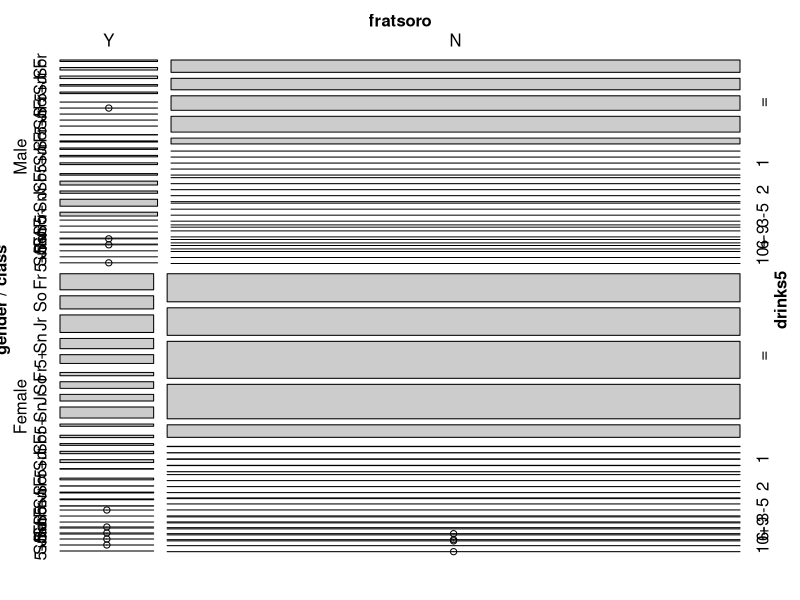
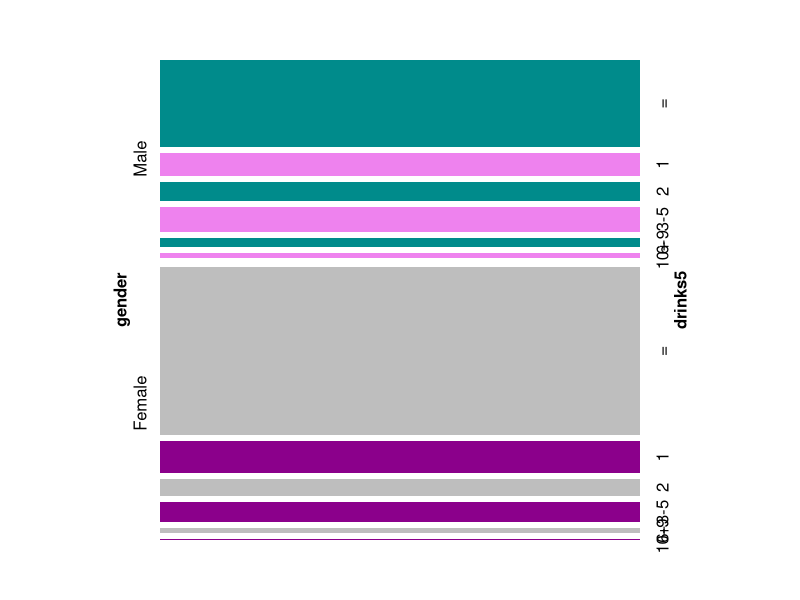
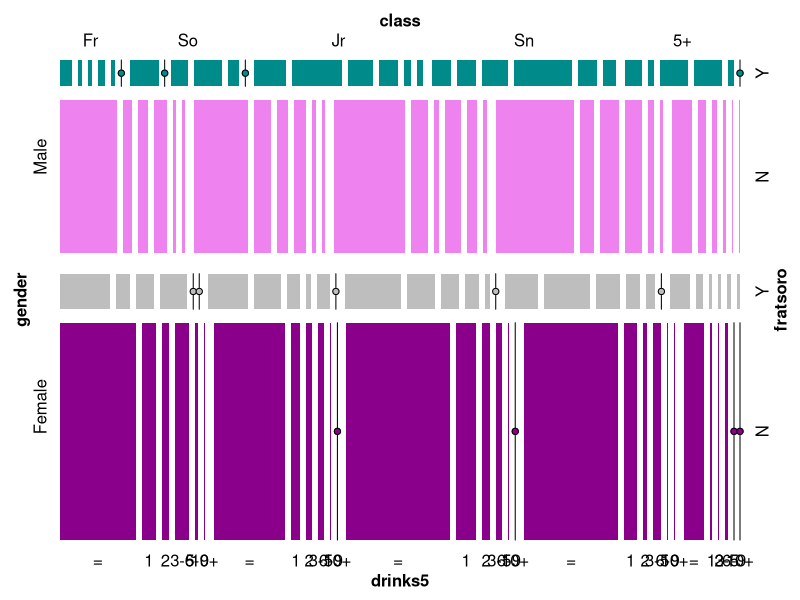

These figures' R source, in order: (Note: this script raises an error after producing the figures.)
#---
#title: "JOHNSON_BST611_HW2_Dale"
#author: "R. Dale Johnson"
#date: "02/04/2020"
#output: pdf_document
#---

# SOURCES:
#  mappings for columns using PANDAS
#  https://stackoverflow.com/questions/49382207/how-to-map-numeric-data-into-categories-bins-in-pandas-dataframe
#  use of the factor function
#  https://www.datamentor.io/r-programming/factor/
#  converting columns in dataframe into factors
#  https://stackoverflow.com/questions/9251326/convert-data-frame-column-format-from-character-to-factor
#  https://vitalflux.com/learn-r-convert-columns-character-factor/
#  factors in R (EXCELLENT REFERENCE) - labels vs levels, why this is done and reversed, etc.
#  https://www.stat.berkeley.edu/~s133/factors.html
#  frequencies and other tables
#  https://www.statmethods.net/stats/frequencies.html
#  Table() function not as good as count function in the plyr package
#  https://www.r-bloggers.com/how-to-get-the-frequency-table-of-a-categorical-variable-as-a-data-frame-in-r/
#  Using dplyr package to compute frequencies
#  https://stackoverflow.com/questions/24576515/relative-frequencies-proportions-with-dplyr
#  using filter to remove NA when doing a frequency
#  https://forcats.tidyverse.org/
#  using table()
#  https://www.r-bloggers.com/r-function-of-the-day-table/
#  Charts
#  https://www.r-graph-gallery.com/48-grouped-barplot-with-ggplot2.html
#  mosaics by hand
#  https://www.youtube.com/watch?v=x88vSpqPPjc


#library(tidyverse)

library(dplyr)

# read your file
lab=read.csv("Binge_Drinking.csv")

original_lab <- lab
summary(original_lab)

#factor(lab$gender)
#unique(lab$gender)

######### CONVERT CHARACTER COLUMNS INTO FACTORS ###############

# lab <- lab %>% mutate(gender = ifelse(is.na(gender) == TRUE, 99, gender))
# lab <- lab %>% mutate(class = ifelse(is.na(class) == TRUE, 99, class))
# lab <- lab %>% mutate(fratsoro = ifelse(is.na(fratsoro) == TRUE, 99, fratsoro))
# lab <- lab %>% mutate(drinks5 = ifelse(is.na(drinks5) == TRUE, 99, drinks5))




lab$gender <- factor(lab$gender,labels=c("Male", "Female"))
lab$class <- factor(lab$class,labels=c("Fr", "So", "Jr", "Sn", "5+"))
lab$fratsoro <- factor(lab$fratsoro,labels=c("Y", "N"))
lab$drinks5 <- factor(lab$drinks5,labels=c("=", "1", "2", "3-5", 
                                           "6-9", "10+"), ordered=TRUE)


head(lab)
################# FREQUENCY TABLES ######################
#library(plyr)
library(ggplot2)
library(vcd)
library(gmodels)
#library(ggmosaic)

labs.number_of_rows <- nrow(lab)
#labs.missing_genders <- sum(lab$gender == "Missing or Unknown")

CrossTable(lab$gender, lab$class, prop.t=TRUE, prop.r=TRUE, prop.c=TRUE)

#gender.frequency <- plyr::count(lab, "gender")

labGender <- as.data.frame(
  lab %>%
    group_by(gender) %>%
    summarise(n = n()) %>%
    mutate(FreqPct = (n/labs.number_of_rows)*100 )
)

is.num <- sapply(labGender, is.numeric)
labGender[is.num] <- lapply(labGender[is.num], round, 2)

print(labGender)

table(lab$gender, lab$class)

#highlighting="gender", highlighting_fill = c("#CCEEFF", "#BB00AA")

#mosaic(~gender + drinks5+fratsoro, data=lab, 
#       direction=c("h", "v", "h"))

structable(~fratsoro+ gender + class + drinks5, data=lab)

mosaic(~gender +fratsoro+ drinks5 + class  ,
       data=lab, direction=c("h", "v", "h", "h"))

(fill_colors <- matrix(c("dark cyan","gray","violet","dark magenta"), ncol = 2))

mosaic(~  gender + drinks5 ,
       data=lab, direction=c("h", "h"),
       spacing = spacing_increase(),
       gp = gpar(fill = fill_colors, col = 0))


mosaic(~  gender + fratsoro + class + drinks5 ,
       data=lab, direction=c("h", "h", "v", "v"),
       spacing = spacing_increase(),
       gp = gpar(fill = fill_colors, col = 0))


ggplot(data = lab) +
  geom_mosaic(aes(x = product(gender, class,drinks5,  fratsoro), fill=gender), na.rm=TRUE) +
  labs(x="Gender ", y="Drinks5 ", z="class", q="fratsoro", title='f(gender)') 


ggplot(data = lab) +
  geom_mosaic(aes(x = product(DoYouRecline, RudeToRecline), fill=DoYouRecline), na.rm=TRUE) +  labs(x = "Is it rude recline? ", title='f(DoYouRecline, RudeToRecline| Gender)') + facet_grid(Gender~.)


mosaic(~ gender + fratsoro + class ,
       data=lab, direction=c("h", "v", "v"),
       
       spacing = spacing_increase(),
       gp = gpar(fill = fill_colors, col = 0))

#labeling = labeling_list, margins = c(bottom = 5))

# barplot(table(lab$gender, lab$drinks5))
# 
# barplot(table(lab$gender))
# 
# ggplot(lab, aes(x=gender)) + 
#   geom_bar(aes(fill = class))+ 
#   geom_bar(aes(fill = fratsoro))


#margin.table(as.array  (  labGender$n),1)
################

labClass <- as.data.frame(
  lab %>%
    group_by(class) %>%
    summarise(n = n()) %>%
    mutate(FreqPct = (n/labs.number_of_rows)*100 )
)

is.num <- sapply(labClass, is.numeric)
labClass[is.num] <- lapply(labClass[is.num], round, 2)

print(labClass)


################

labFratSoro <- as.data.frame(
  lab %>%
    group_by(fratsoro) %>%
    summarise(n = n()) %>%
    mutate(FreqPct = (n/labs.number_of_rows)*100 )
)

is.num <- sapply(labFratSoro, is.numeric)
labFratSoro[is.num] <- lapply(labFratSoro[is.num], round, 2)

print(labFratSoro)

################

labdrinks5 <- as.data.frame(
  lab %>%
    group_by(drinks5) %>%
    summarise(n = n()) %>%
    mutate(FreqPct = (n/labs.number_of_rows)*100 )
)

is.num <- sapply(labdrinks5, is.numeric)
labdrinks5[is.num] <- lapply(labdrinks5[is.num], round, 2)

print(labdrinks5)
